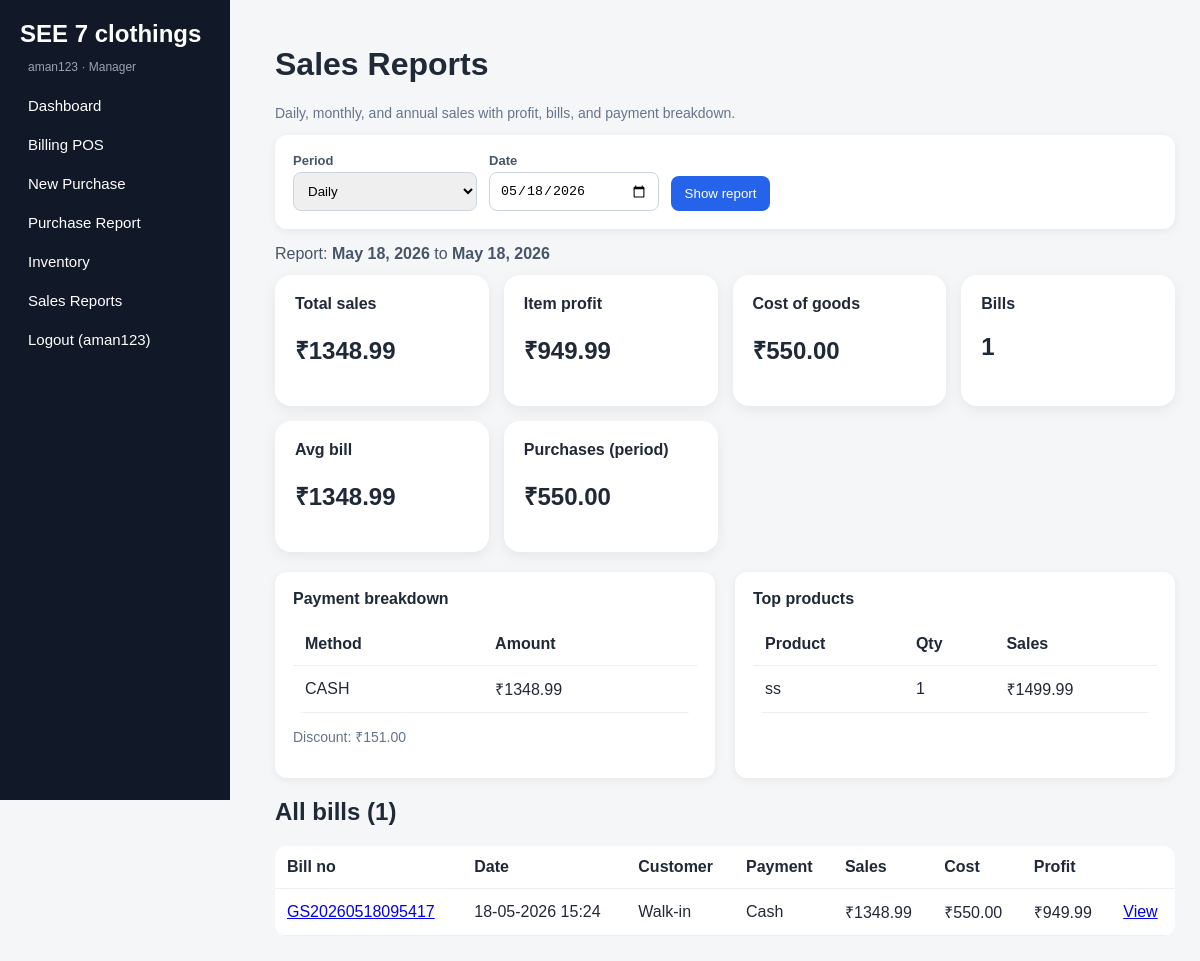
/reports/ (signed in), run on the app's committed database.
### core/models.py (models this page shows, shortened)
class StoreSetting(models.Model):
    RECEIPT_WIDTHS = [(58, '58 mm (2 inch)'), (80, '80 mm (3 inch / TVS)')]
    store_name = models.CharField(max_length=150, default='SEE7 CLOTHINGS')
    logo = models.ImageField(upload_to='store/', blank=True, null=True)
    address = models.TextField(blank=True)
    phone = models.CharField(max_length=20, blank=True)
    gst_number = models.CharField(max_length=50, blank=True)
    invoice_prefix = models.CharField(max_length=10, default='S7')
    currency = models.CharField(max_length=5, default='₹')
    receipt_width_mm = models.PositiveSmallIntegerField(choices=RECEIPT_WIDTHS, default=80)
    receipt_header = models.TextField(blank=True, help_text='Extra lines on bill (one per line)')
    receipt_footer = models.TextField(default='Thank you! Visit again.', blank=True)
    receipt_show_barcode = models.BooleanField(default=True, help_text='Print bill barcode on receipt')
    label_width_mm = models.PositiveSmallIntegerField(default=50)
    label_height_mm = models.PositiveSmallIntegerField(default=30)

class Sale(models.Model):
    PAYMENT_METHODS = [('cash','Cash'),('upi','UPI'),('card','Card'),('mixed','Mixed')]
    bill_no = models.CharField(max_length=50, unique=True)
    customer = models.ForeignKey(Customer, on_delete=models.SET_NULL, null=True, blank=True)
    subtotal = models.DecimalField(max_digits=12, decimal_places=2, default=0)
    discount = models.DecimalField(max_digits=12, decimal_places=2, default=0)
    tax = models.DecimalField(max_digits=12, decimal_places=2, default=0)
    total = models.DecimalField(max_digits=12, decimal_places=2, default=0)
    payment_method = models.CharField(max_length=20, choices=PAYMENT_METHODS, default='cash')
    created_by = models.ForeignKey(User, on_delete=models.SET_NULL, null=True, blank=True)
    created_at = models.DateTimeField(auto_now_add=True)

class Product(models.Model):
    name = models.CharField(max_length=150)
    category = models.ForeignKey(Category, on_delete=models.SET_NULL, null=True, blank=True)
    brand = models.CharField(max_length=100, blank=True)
    size = models.CharField(max_length=50, blank=True)
    color = models.CharField(max_length=50, blank=True)
    purchase_price = models.DecimalField(max_digits=10, decimal_places=2, default=0)
    selling_price = models.DecimalField(max_digits=10, decimal_places=2, default=0)
    mrp = models.DecimalField(max_digits=10, decimal_places=2, default=0)
    gst_percent = models.DecimalField(max_digits=5, decimal_places=2, default=0, help_text='GST % on this product')
    barcode = models.CharField(max_length=100, unique=True)
    stock_quantity = models.PositiveIntegerField(default=0)
    min_stock_alert = models.PositiveIntegerField(default=5)
    image = models.ImageField(upload_to='products/', blank=True, null=True)
    created_at = models.DateTimeField(auto_now_add=True)

### core/views.py (the view)
# urls.py: path('reports/', views.reports, name='reports'),
@login_required
def reports(request):
    period = request.GET.get('period', 'daily')
    date_str = request.GET.get('date', '')
    month_str = request.GET.get('month', '')
    year_str = request.GET.get('year', '')
    start, end = _report_date_range(period, date_str, month_str, year_str)
    sales_qs = Sale.objects.filter(
        created_at__date__gte=start, created_at__date__lte=end,
    ).prefetch_related('items__product').order_by('-created_at')
    total_sales = Decimal('0')
    total_cost = Decimal('0')
    total_discount = Decimal('0')
    total_tax = Decimal('0')
    bill_rows = []
    payment_breakdown = {}
    product_sales = {}
    for sale in sales_qs:
        sale_cost = Decimal('0')
        sale_profit = Decimal('0')
        for it in sale.items.all():
            cost = it.cost_price * it.quantity
            sale_cost += cost
            sale_profit += it.total - cost
            key = it.product.name
            if key not in product_sales:
                product_sales[key] = {'qty': 0, 'amount': Decimal('0')}
            product_sales[key]['qty'] += it.quantity
            product_sales[key]['amount'] += it.total
        total_sales += sale.total
        total_cost += sale_cost
        total_discount += sale.discount
        total_tax += sale.tax
        payment_breakdown[sale.payment_method] = payment_breakdown.get(sale.payment_method, Decimal('0')) + sale.total
        bill_rows.append({
            'sale': sale,
            'cost': sale_cost,
            'profit': sale_profit,
        })
    total_profit = total_sales - total_cost - total_discount + total_tax
    item_profit = sum(r['profit'] for r in bill_rows)
    purchase_total = Purchase.objects.filter(
        purchase_date__gte=start, purchase_date__lte=end,
    ).aggregate(s=Sum('total_amount'))['s'] or 0
    top_products = sorted(product_sales.items(), key=lambda x: x[1]['amount'], reverse=True)[:10]
    return render(request, 'core/reports.html', {
        'period': period,
        'date_str': date_str or start.isoformat(),
        'month_str': month_str or start.strftime('%Y-%m'),
        'year_str': year_str or str(start.year),
        'start': start, 'end': end,
        'total_sales': total_sales,
        'total_cost': total_cost,
        'total_profit': item_profit,
        'total_discount': total_discount,
        'total_tax': total_tax,
        'bill_count': len(bill_rows),
        'avg_bill': total_sales / len(bill_rows) if bill_rows else 0,
        'purchase_total': purchase_total,
        'bill_rows': bill_rows,
        'payment_breakdown': payment_breakdown,
        'top_products': top_products,
    })

### core/context_processors.py (called while the page is built)
def store_settings(request):
    store = StoreSetting.objects.first()
    return {'store': store}

### core/views.py (called while the page is built, shortened)
def _report_date_range(period, date_str, month_str, year_str):
    today = timezone.localdate()
    if period == 'daily':
        d = datetime.strptime(date_str, '%Y-%m-%d').date() if date_str else today
        return d, d

### core/templates/core/reports.html (shortened to what this page needs)
{% extends 'core/base.html' %}
{% block content %}
<h1>Sales Reports</h1>
<p class="muted">Daily, monthly, and annual sales with profit, bills, and payment breakdown.</p>
<form method="get" class="filter-bar">
  <label>Period
    <select name="period" id="periodSelect" onchange="togglePeriodFields()">
      <option value="daily" {% if period == 'daily' %}selected{% endif %}>Daily</option>
    </select>
  </label>
  <label id="fieldDaily">Date<input type="date" name="date" value="{{ date_str }}"></label>
  <button type="submit" class="primary">Show report</button>
</form>
<p class="report-range">Report: <strong>{{ start }}</strong> to <strong>{{ end }}</strong></p>
<div class="cards">
  <div class="card"><b>Total sales</b><h2>₹{{ total_sales|floatformat:2 }}</h2></div>
  <div class="card"><b>Item profit</b><h2>₹{{ total_profit|floatformat:2 }}</h2></div>
  <div class="card"><b>Cost of goods</b><h2>₹{{ total_cost|floatformat:2 }}</h2></div>
  <div class="card"><b>Bills</b><h2>{{ bill_count }}</h2></div>
  <div class="card"><b>Avg bill</b><h2>₹{{ avg_bill|floatformat:2 }}</h2></div>
  <div class="card"><b>Purchases (period)</b><h2>₹{{ purchase_total|floatformat:2 }}</h2></div>
</div>
<div class="report-grid">
  <section class="report-panel">
    <h2>Payment breakdown</h2>
    <table>
      <tr><th>Method</th><th>Amount</th></tr>
      {% for method, amount in payment_breakdown.items %}
      <tr><td>{{ method|upper }}</td><td>₹{{ amount|floatformat:2 }}</td></tr>
      {% empty %}
      <tr><td colspan="2">No sales in this period</td></tr>
      {% endfor %}
    </table>
    <p class="muted">Discount: ₹{{ total_discount|floatformat:2 }}</p>
  </section>
  <section class="report-panel">
    <h2>Top products</h2>
    <table>
      <tr><th>Product</th><th>Qty</th><th>Sales</th></tr>
      {% for name, data in top_products %}
      <tr><td>{{ name }}</td><td>{{ data.qty }}</td><td>₹{{ data.amount|floatformat:2 }}</td></tr>
      {% empty %}
      <tr><td colspan="3">No data</td></tr>
      {% endfor %}
    </table>
  </section>
</div>
<h2>All bills ({{ bill_count }})</h2>
<table>
  <tr><th>Bill no</th><th>Date</th><th>Customer</th><th>Payment</th><th>Sales</th><th>Cost</th><th>Profit</th><th></th></tr>
  {% for row in bill_rows %}
  <tr>
    <td><a href="{% url 'invoice' row.sale.id %}">{{ row.sale.bill_no }}</a></td>
    <td>{{ row.sale.created_at|date:"d-m-Y H:i" }}</td>
    <td>{{ row.sale.customer|default:"Walk-in" }}</td>
    <td>{{ row.sale.get_payment_method_display }}</td>
    <td>₹{{ row.sale.total|floatformat:2 }}</td>
    <td>₹{{ row.cost|floatformat:2 }}</td>
    <td>₹{{ row.profit|floatformat:2 }}</td>
    <td><a href="{% url 'invoice' row.sale.id %}">View</a></td>
  </tr>
  {% empty %}
  <tr><td colspan="8">No sales in this period.</td></tr>
  {% endfor %}
</table>
{% endblock %}

### core/templates/core/base.html (shortened to what this page needs)
<!doctype html>
<html lang="en">
<head>
  <link rel="stylesheet" href="/static/core/css/style.css">
</head>
<body>
{% if user.is_authenticated %}
<aside>
  <h2>{% if store %}{{ store.store_name|truncatechars:20 }}{% else %}SEE7 CLOTHINGS{% endif %}</h2>
  <p class="sidebar-user">{{ user.username }}{% if user.is_staff %} · Manager{% endif %}</p>
  <a href="{% url 'dashboard' %}">Dashboard</a>
  <a href="{% url 'pos' %}">Billing POS</a>
  {% if user.is_staff %}
  <a href="{% url 'purchase_add' %}">New Purchase</a>
  <a href="{% url 'purchase_report' %}">Purchase Report</a>
  {% endif %}
  <a href="{% url 'stock' %}">Inventory</a>
  <a href="{% url 'reports' %}">Sales Reports</a>
  <form action="{% url 'logout' %}" method="post">{% csrf_token %}<button type="submit">Logout ({{ user.username }})</button></form>
</aside>
{% endif %}
<main class="{% if not user.is_authenticated %}full{% endif %}">
  {% block content %}{% endblock %}
</main>
</body>
</html>

### core/static/core/css/style.css (style rules this page uses)
* { box-sizing:border-box }
body { margin:0;font-family:Arial,sans-serif;background:#f4f6f8;color:#1f2937 }
aside { position:fixed;left:0;top:0;width:230px;height:100vh;background:#111827;color:white;padding:20px }
aside h2 { margin-top:0 }
aside a,aside button { display:block;color:white;text-decoration:none;background:transparent;border:0;padding:11px 8px;width:100%;text-align:left;border-radius:8px;font-size:15px }
main { margin-left:250px;padding:25px }
.cards { display:grid;grid-template-columns:repeat(auto-fit,minmax(190px,1fr));gap:15px }
.card { background:white;border-radius:16px;padding:20px;box-shadow:0 4px 14px #0001 }
table { width:100%;border-collapse:collapse;background:white;margin-top:15px;border-radius:12px;overflow:hidden }
th,td { padding:12px;border-bottom:1px solid #eee;text-align:left }
input,select,textarea { width:100%;padding:10px;margin:5px 0 12px;border:1px solid #cbd5e1;border-radius:8px }
button,.linkbtn { padding:10px 14px;border:0;border-radius:8px;cursor:pointer;text-decoration:none;display:inline-block }
.primary { background:#2563eb;color:white }
.muted { color:#64748b;font-size:14px }
.filter-bar { display:flex;flex-wrap:wrap;gap:12px;align-items:flex-end;background:white;padding:18px;border-radius:12px;margin-bottom:16px;box-shadow:0 2px 8px #0001 }
.filter-bar label { font-size:13px;font-weight:600;color:#475569 }
.filter-bar input,.filter-bar select { min-width:140px;margin:4px 0 0 }
.report-range { margin:12px 0;color:#475569 }
.report-grid { display:grid;grid-template-columns:1fr 1fr;gap:20px;margin:20px 0 }
.report-panel { background:white;padding:18px;border-radius:12px;box-shadow:0 2px 8px #0001 }
.report-panel h2 { margin:0 0 12px;font-size:16px }
.sidebar-user { font-size:12px;color:#9ca3af;margin:-8px 0 12px;padding:0 8px }
aside .sidebar-user { word-break:break-word }

### data on the page
StoreSetting: store_name "SEE 7 clothings"
Sale: payment_breakdown "CASH", sale.bill_no "GS20260518095417", sale.created_at "18-05-2026 15:24", sale.customer "Walk-in", sale.payment_method "Cash", sale.total "1348.99", cost "550.00", profit "949.99"
Product: top_products "ss"

### other printed values
{{ user.username }} "aman123"
{{ start }} "May 18, 2026"
{{ end }} "May 18, 2026"
{{ total_sales|floatformat:2 }} "1348.99"
{{ total_profit|floatformat:2 }} "949.99"
{{ total_cost|floatformat:2 }} "550.00"
{{ bill_count }} "1"
{{ avg_bill|floatformat:2 }} "1348.99"
{{ purchase_total|floatformat:2 }} "550.00"
{{ amount|floatformat:2 }} "1348.99"
{{ total_discount|floatformat:2 }} "151.00"
{{ data.qty }} "1"
{{ data.amount|floatformat:2 }} "1499.99"
